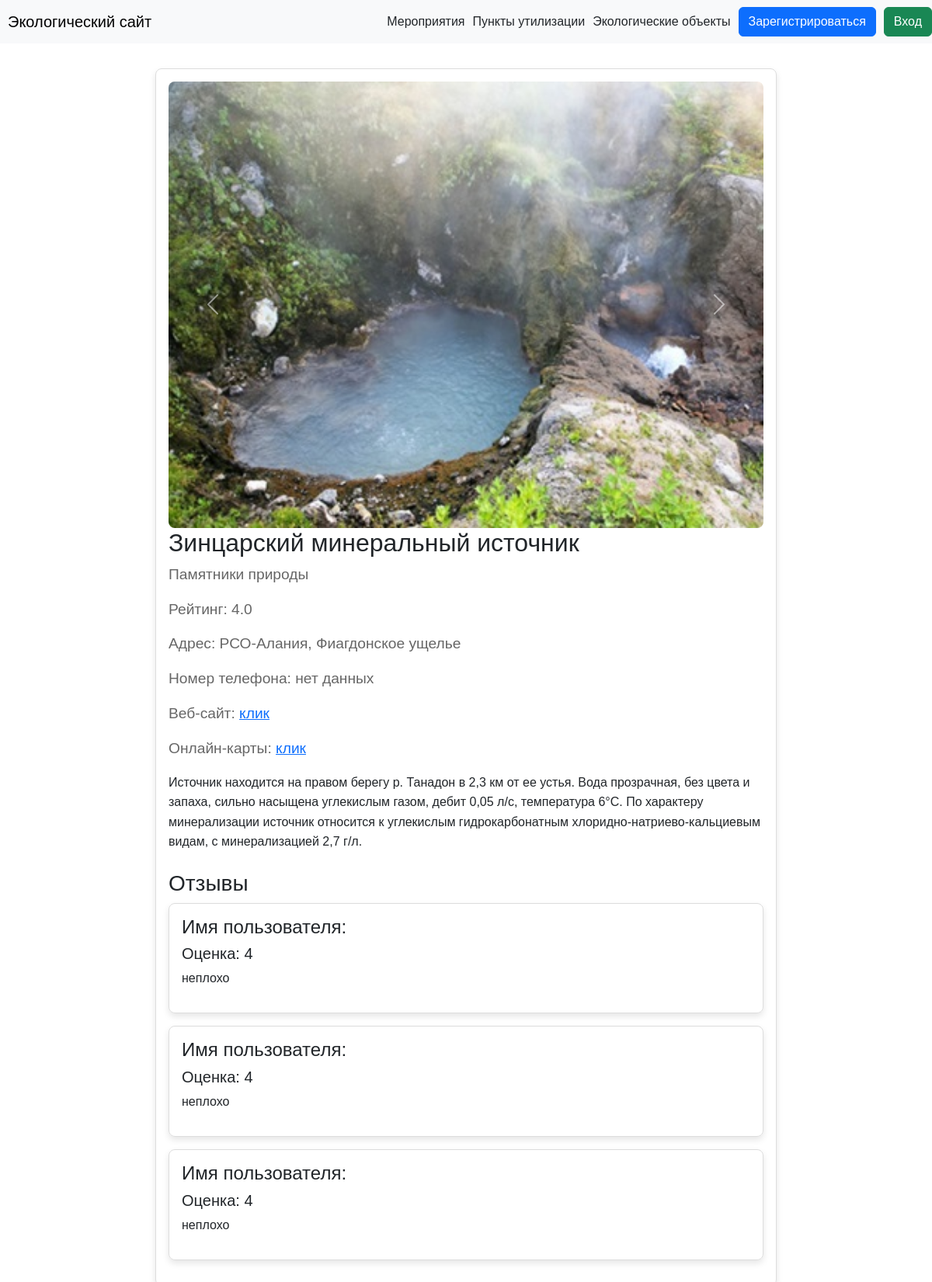
Page /object/6 on the committed database.
### data/objects.py (models this page shows)
class Object(SqlAlchemyBase, UserMixin, SerializerMixin):
    __tablename__ = 'objects'
    id = sqlalchemy.Column(sqlalchemy.Integer,
                           primary_key=True, autoincrement=True)
    title = sqlalchemy.Column(sqlalchemy.String)
    address = sqlalchemy.Column(sqlalchemy.String, nullable=True)
    rating = sqlalchemy.Column(sqlalchemy.Float, nullable=True)
    phone = sqlalchemy.Column(sqlalchemy.String, nullable=True)
    images = sqlalchemy.Column(sqlalchemy.String, nullable=True)
    category_id = sqlalchemy.Column(sqlalchemy.Integer, sqlalchemy.ForeignKey('categories.id'))
    website = sqlalchemy.Column(sqlalchemy.String, nullable=True)
    description = sqlalchemy.Column(sqlalchemy.String, nullable=True)
    maps_url = sqlalchemy.Column(sqlalchemy.String, nullable=True)

### data/categories.py (models this page shows)
class Category(SqlAlchemyBase, UserMixin, SerializerMixin):
    __tablename__ = 'categories'
    id = sqlalchemy.Column(sqlalchemy.Integer,
                           primary_key=True, autoincrement=True)
    title = sqlalchemy.Column(sqlalchemy.String, nullable=True)

### data/reviews.py (models this page shows)
class Review(SqlAlchemyBase, UserMixin, SerializerMixin):
    __tablename__ = 'reviews'
    id = sqlalchemy.Column(sqlalchemy.Integer,
                           primary_key=True, autoincrement=True)
    rating = sqlalchemy.Column(sqlalchemy.Integer)
    text = sqlalchemy.Column(sqlalchemy.String, nullable=True)
    object_id = sqlalchemy.Column(sqlalchemy.Integer,
                            sqlalchemy.ForeignKey("objects.id"))
    user_id = sqlalchemy.Column(sqlalchemy.Integer,
                             sqlalchemy.ForeignKey("users.id"))
    images = sqlalchemy.Column(sqlalchemy.String, nullable=True)

### server.py (the view)
@app.route('/object/<int:id>', methods=['GET', 'POST'])
def object(id):
    db_sess = db_session.create_session()
    object = db_sess.query(Object).filter(Object.id == id).first()
    category = db_sess.query(Category).filter(Category.id == object.category_id).first()
    images = object.images.split(', ')
    feedbacks = db_sess.query(Review).filter(Review.object_id == id).all()
    if current_user.is_authenticated:
        return render_template('object.html', object=object, images=images, name=current_user.name, reviews=feedbacks, category=category)
    else:
        return render_template('object.html', object=object, images=images, reviews=feedbacks, category=category)

### data/db_session.py (called while the page is built)
def create_session() -> Session:
    global __factory
    return __factory()

### templates/object.html (shortened to what this page needs)
{% extends "base.html" %}
{% block content %}
<div id="carouselExample" class="carousel slide">
    <div class="carousel-inner">
        {% for image in images %}
        <div class="carousel-item {% if loop.first %}active{% endif %}">
            <img src="../static/images/{{ image }}" class="d-block w-100" alt="...">
        </div>
        {% endfor %}
    </div>
    <button class="carousel-control-prev" type="button" data-bs-target="#carouselExample" data-bs-slide="prev">
        <span class="carousel-control-prev-icon" aria-hidden="true"></span>
    </button>
    <button class="carousel-control-next" type="button" data-bs-target="#carouselExample" data-bs-slide="next">
        <span class="carousel-control-next-icon" aria-hidden="true"></span>
    </button>
</div>
<h1 class="object-title">{{ object.title }}</h1>
<div class="object-rating">
    {{ category.title }}
</div>
<div class="object-rating">
    {% if object.rating is none or object.rating == '' %}
    Рейтинг: <span id="rating">Нет данных</span>
    {% else %}
    Рейтинг: <span id="rating">{{ object.rating }}</span>
    {% endif %}
</div>
<div class="object-rating">
    {% if object.address is none or object.address == '' %}
    Адрес: нет данных
    {% else %}
    Адрес: {{ object.address }}
    {% endif %}
</div>
<div class="object-rating">
    {% if object.phone is none or object.phone == '' %}
    Номер телефона: нет данных
    {% else %}
    Номер телефона: {{ object.phone }}
    {% endif %}
</div>
<div class="object-rating">
    {% if object.website is none or object.website == '' %}
    Веб-сайт: нет данных
    {% else %}
    Веб-сайт: <a href="{{ object.website }}">клик</a>
    {% endif %}
</div>
<div class="object-rating">
    {% if object.maps_url is none or object.maps_url == '' %}
    Онлайн-карты: нет данных
    {% else %}
    Онлайн-карты: <a href="{{ object.maps_url }}">клик</a>
    {% endif %}
</div>
<p class="object-description">
    {% if object.description is none or object.description == '' %}
    Нет описания
    {% else %}
    {{ object.description }}
    {% endif %}
</p>
<div class="reviews">
    <h3>Отзывы</h3>
    {% for review in reviews %}
    <div class="review-card">
        <h4>Имя пользователя: {{ current_user.name }}</h4>
        <h5>Оценка: {{ review.rating }}</h5>
        <p>{{ review.text }}</p>
    </div>
    {% endfor %}
</div>
{% endblock %}

### static/css/style.css (style rules this page uses)
body { font-family: Arial, sans-serif; margin: 0; padding: 0; }

### templates/object.html (style rules this page uses)
.object-title { font-size: 2rem; margin-bottom: 0.5rem; }
.object-rating { font-size: 1.2rem; color: #666; margin-bottom: 1rem; }
.object-description { line-height: 1.6; margin-bottom: 1.5rem; }
.carousel-item img { width: 100%; border-radius: 8px; }
.review-card { border: 1px solid #ddd; border-radius: 8px; padding: 1rem; margin-bottom: 1rem; box-shadow: 0 4px 8px rgba(0, 0, 0, 0.1); }
.review-card h5 { margin-bottom: 0.5rem; }

### rows in the picture
Object: images (picture), title "Зинцарский минеральный источник", rating "4.0", address "РСО-Алания, Фиагдонское ущелье", description "Источник находится на правом берегу р. Танадон в 2,3 км от ее устья. Вода прозрачная, без цвета и запаха, сильно насыщена углекислым газом, дебит 0,05 л/с, температура 6°С. По характеру минерализации источник относится к углекислым гидрокарбонатным хлоридно-натриево-кальциевым видам, с минерализацией 2,7 г/л."
Category: title "Памятники природы"
Review: rating "4", text "неплохо"
Review: rating "4", text "неплохо"
Review: rating "4", text "неплохо"
